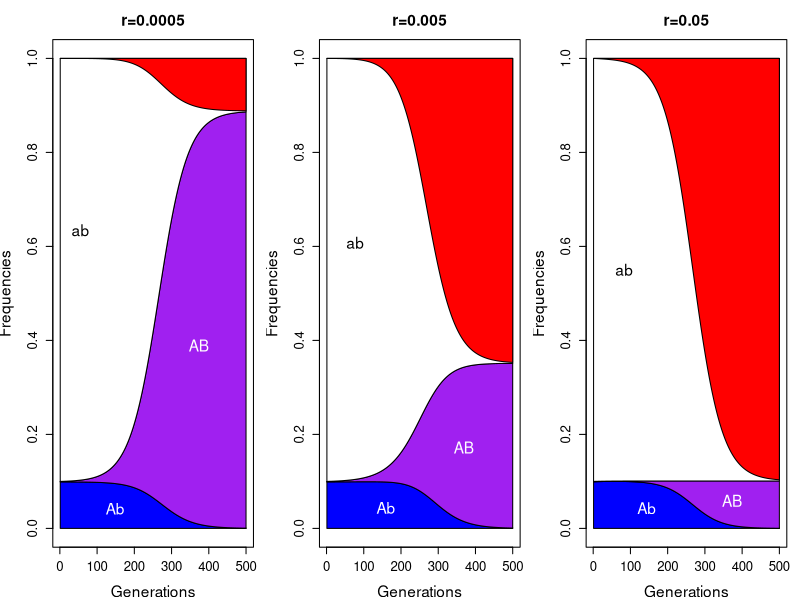
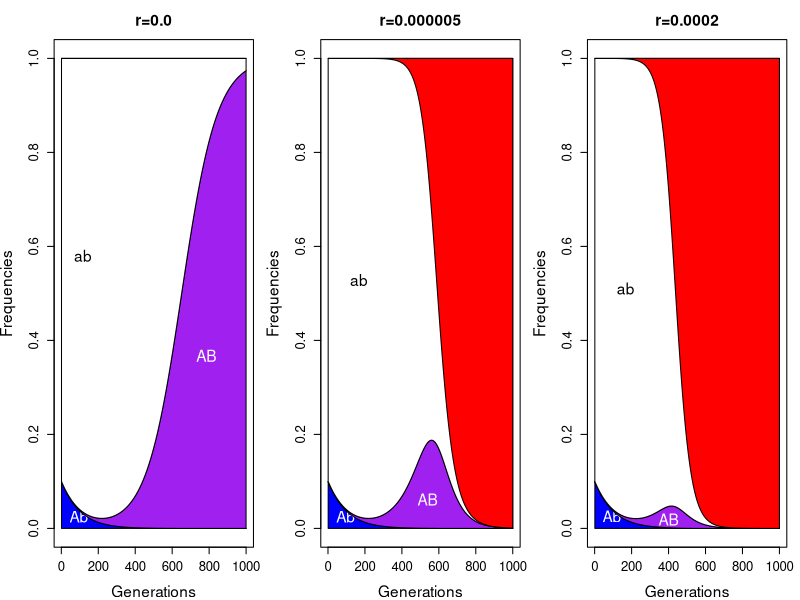
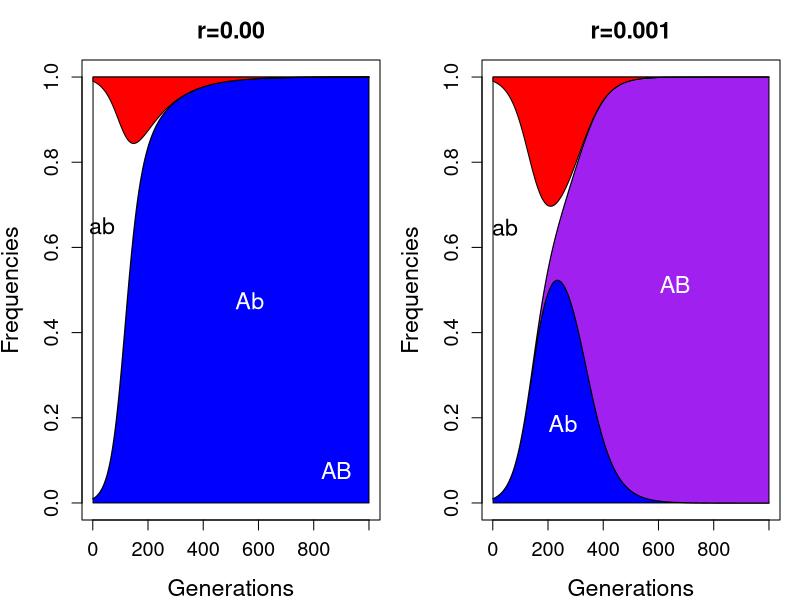
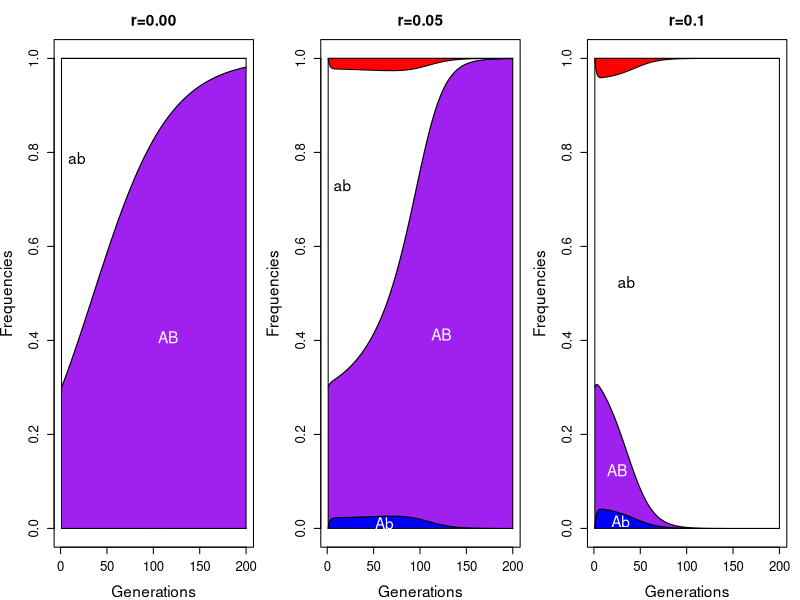

Source code (R) for these figures, in order:
## ---- chunk 1

## ---- chunk 2
#install.packages("sf")
library(sf)
## ---- chunk 3
#Function #1: Simulations

#example values so I can show you what the function is doing:
n.gens<-500
#haplotype frequencies:
p<-  c(0.001,0.099,0,0.9); names(p)<-c("AB","Ab","aB","ab")
#relative fitnesses of each haplotype:
w.add<-c(1,0.95,1,0.95);names(w.add)<-names(p)
w.mat<-outer(w.add,w.add,FUN="+")

#function
two.loc.sims<-function(p,w.mat,r){
  #If the haplotype frequencies don't add to one, stop
	stopifnot(sum(p)==1)
  #create an empty matrix to fill with changing haplotype frequencies
	p.array<-matrix(NA,nrow=n.gens,ncol=4)
	#Create empty matrix for our D values
	d.array<-NA
	#Set our first row to be equal to the initial haplotype frequencies set when you call the function.
	p.array[1,]<-p
	colnames(p.array)<-names(p)
	#Begin our loop to measure changes in haplotype frequencies over time.
	for(gen in 2:n.gens){
	  #Multiply haplotype frequencies by their relative fitnesses. Remember that each diploid individual has two haplotypes, so the number of haplotypes with a beneficial/deleterious allele matters. This is recreating the table you see on p.229
		w.marg<-apply(w.mat,1,function(w.marg){w.marg*p}) 
		#get the sums of the columns of the table to get our marginal haplotype frequencies
		w.marg<-colSums(w.marg)
		#calculate our D, which measures "the excess of coupling to repulsion gametes". In other words, the haplotype associations. "If D = 0 we’ll say the two loci are in linkage equilibrium, while if D > 0 or D < 0 we’ll say that the loci are in linkage disequilibrium"
		D<-p["AB"] - (p["AB"]+p["Ab"])*(p["AB"]+p["aB"])
		d.array<-c(d.array,D)
		#"where the coupling haplotypes 1 and 4 use +D and repulsion haplotypes 2 and 3 use −D"
		D.vec<- c(-D,+D,+D,-D)
		
		#"Our mean fitness wbar is the sum of all the entries in the table"
		wbar<-sum(p*w.marg)
		
		##Eq. 14.3 to calculate new haplotype frequencies
		p.new<- (p*w.marg + r*D.vec*w.mat["AB","ab"])/wbar
		p.array[gen,]<-p.new
		p<-p.new
	}
	return(cbind(p.array,d.array))
}
## ---- chunk 4
stack.freqs.plot<-function(p.out,my.title=""){
	stacked.freqs<-t(apply(p.out[,c("Ab","AB","ab","aB")],1,cumsum))
	plot(stacked.freqs[,"Ab"],ylim=c(0,1),type="l",xlab="Generations",ylab="Frequencies",cex.lab=1.4,cex.axis=1.2,main=my.title,cex.main=1.4)
	my.x<-1:n.gens
	x.polygon<-c(my.x,rev(my.x))
#	recover()
	polygon(x=x.polygon,c(stacked.freqs[,"Ab"],rep(0,n.gens)),col="blue")
 	pol <-st_polygon(list(cbind(c(x.polygon,1), c(stacked.freqs[,"Ab"],rep(0,n.gens),stacked.freqs[,"Ab"][1]))))
 	centroid<-st_centroid(pol)
	text(centroid[1],centroid[2],col="white","Ab",cex=1.4) 

	polygon(x=x.polygon,c(stacked.freqs[,"AB"],rev(stacked.freqs[,"Ab"])),col="purple")
 	pol <-st_polygon(list(cbind(c(x.polygon,1), c(stacked.freqs[,"AB"],rev(stacked.freqs[,"Ab"]),stacked.freqs[,"AB"][1]))))
 	centroid<-st_centroid(pol)
	text(centroid[1],centroid[2],col="white","AB",cex=1.4) 
	
	polygon(x=x.polygon,c(stacked.freqs[,"AB"],rev(stacked.freqs[,"aB"])),col="white")
	pol <-st_polygon(list(cbind(c(x.polygon,1) ,c(stacked.freqs[,"AB"],rev(stacked.freqs[,"aB"]),stacked.freqs[,"AB"][1]))))
 	centroid<-st_centroid(pol)
	text(centroid[1]/3,centroid[2],col="black","ab",cex=1.4) 
		
	polygon(x=x.polygon,c(stacked.freqs[,"aB"],rev(stacked.freqs[,"ab"])),col="red")
	pol <-st_polygon(list(cbind(c(x.polygon,1) ,c(stacked.freqs[,"aB"],rev(stacked.freqs[,"ab"]),stacked.freqs[,"aB"][1]))))
 	centroid<-st_centroid(pol)
	if(any(stacked.freqs[,"aB"]<0.98)) text(centroid[1],centroid[2],col="black","aB",cex=1.4) 

}
## ---- chunk 5
###Neutral Hitchhiking
n.gens<-500

#B starts at low freq. on the A background
p<-  c(0.001,0.099,0,0.9); names(p)<-c("AB","Ab","aB","ab")

#w.add sets up the relative fitnesses of the four haplotypes. The haplotypes with our beneficial allele "B" have a slight increase in relative fitness (hs = 0.05)
w.add<-c(1,0.95,1,0.95);names(w.add)<-names(p)
#need to set up relative fitnesses of haplotypes differently. How many copies of B allele? add up number and their relative fitnesses.
w.mat<-outer(w.add,w.add,FUN="+")
layout(t(1:3))
par(mar=c(4,4,3,1))

#run function for three different recombination rates, 0.0005, 0.005, 0.05
p.out<-two.loc.sims(p,w.mat,r=0.0005); stack.freqs.plot(p.out,my.title="r=0.0005")
p.out<-two.loc.sims(p,w.mat,r=0.005); stack.freqs.plot(p.out,my.title="r=0.005")
p.out<-two.loc.sims(p,w.mat,r=0.05);
stack.freqs.plot(p.out,my.title="r=0.05")
## ---- chunk 6
par(mar=c(4,4.1,3,1))
n.gens<-1000

#same initial haplotype frequencies as above.
p<-  c(0.001,0.099,0,0.9); names(p)<-c("AB","Ab","aB","ab")

#we have changed our relative fitness such that the ab haplotype has the highest relative fitness. Our B beneficial allele shows up in a haplotype with the deleterious A allele.
w.add<-c(0.97,0.93,1,0.95);names(w.add)<-names(p)
w.mat<-outer(w.add,w.add,FUN="+")

layout(t(1:3))
 p.out<-two.loc.sims(p,w.mat,r=0.00);stack.freqs.plot(p.out,my.title="r=0.0");
 p.out<-two.loc.sims(p,w.mat,r=0.000005);stack.freqs.plot(p.out,my.title="r=0.000005");
 p.out<-two.loc.sims(p,w.mat,r=0.0002);stack.freqs.plot(p.out,my.title="r=0.0002")
## ---- chunk 7
layout(t(1:2))
n.gens<-1000
#There are no AB individuals to begin
p<-  c(0.0,0.01,0.01,0.98); names(p)<-c("AB","Ab","aB","ab")
w.add<-c(1.14,1.08,1.06,1);names(w.add)<-names(p)
w.mat<-outer(w.add,w.add,FUN="+")
p.out<-two.loc.sims(p,w.mat,r=0.00)
stack.freqs.plot(p.out, my.title="r=0.00")
#ignore the AB label on this plot

p<-  c(0.0,0.01,0.01,0.98); names(p)<-c("AB","Ab","aB","ab")
w.add<-c(1.1,1.06,1.055,1);names(w.add)<-names(p)
w.mat<-outer(w.add,w.add,FUN="+")
p.out<-two.loc.sims(p,w.mat,r=0.001)
stack.freqs.plot(p.out, my.title="r=0.001")
## ---- chunk 8
n.gens<-200
layout(t(1:3))
p<-  c(0.3,0.0,0.0,0.7); names(p)<-c("AB","Ab","aB","ab")
w.add<-c(1.05,0.1,0.1,1.0);names(w.add)<-names(p);w.mat<-outer(w.add,w.add,FUN="+")
p.out<-two.loc.sims(p,w.mat,r=0.00)
stack.freqs.plot(p.out, my.title="r=0.00")

p<-  c(0.3,0.0,0.0,0.7); names(p)<-c("AB","Ab","aB","ab")
w.add<-c(1.05,0.1,0.1,1.0);names(w.add)<-names(p);w.mat<-outer(w.add,w.add,FUN="+")
p.out<-two.loc.sims(p,w.mat,r=0.05)
stack.freqs.plot(p.out, my.title="r=0.05")


p<-  c(0.3,0.0,0.0,0.7); names(p)<-c("AB","Ab","aB","ab")
w.add<-c(1.05,0.1,0.1,1.0);names(w.add)<-names(p);w.mat<-outer(w.add,w.add,FUN="+")
p.out<-two.loc.sims(p,w.mat,r=0.1)
stack.freqs.plot(p.out, my.title="r=0.1")
